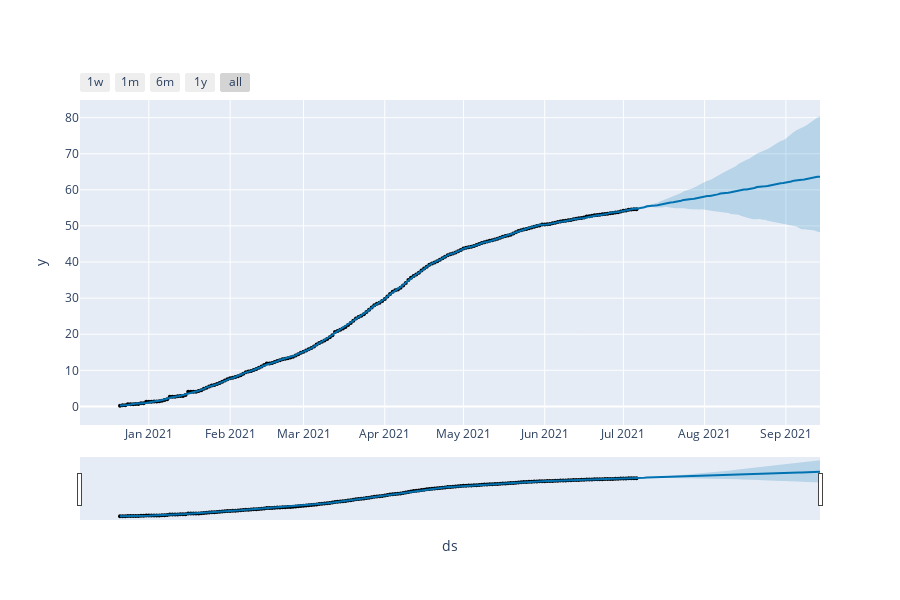

Notebook code for this chart:
### Code cell
#China, India, US, Indonesia, Pakistan
fbprophet_predict_and_plot(data = data, 
                           region_column = 'country',
                           region = 'United States',
                           vaccination_metric = 'people_vaccinated_per_hundred',
                           future_days = 70,
                          )

### Figure 1 — Plotly figure (JSON) as saved in the notebook; plotly's stock layout.template omitted (floating-point values rounded to 4 significant figures; data arrays with more than 128 entries replaced by an {"elided": "..."} marker saying what was removed)
{"data": [{"marker": {"color": "black", "size": 4}, "mode": "markers", "name": "Actual", "type": "scatter", "x": {"elided": "198 str values"}, "y": {"elided": "198 float values"}}, {"hoverinfo": "skip", "line": {"width": 0}, "mode": "lines", "type": "scatter", "x": {"elided": "268 str values"}, "y": {"elided": "268 float values"}}, {"fill": "tonexty", "fillcolor": "rgba(0, 114, 178, 0.2)", "line": {"color": "#0072B2", "width": 2}, "mode": "lines", "name": "Predicted", "type": "scatter", "x": {"elided": "268 str values"}, "y": {"elided": "268 float values"}}, {"fill": "tonexty", "fillcolor": "rgba(0, 114, 178, 0.2)", "hoverinfo": "skip", "line": {"width": 0}, "mode": "lines", "type": "scatter", "x": {"elided": "268 str values"}, "y": {"elided": "268 float values"}}], "layout": {"height": 600, "showlegend": false, "width": 900, "xaxis": {"rangeselector": {"buttons": [{"count": 7, "label": "1w", "step": "day", "stepmode": "backward"}, {"count": 1, "label": "1m", "step": "month", "stepmode": "backward"}, {"count": 6, "label": "6m", "step": "month", "stepmode": "backward"}, {"count": 1, "label": "1y", "step": "year", "stepmode": "backward"}, {"step": "all"}]}, "rangeslider": {"visible": true}, "title": {"text": "ds"}, "type": "date"}, "yaxis": {"title": {"text": "y"}}}}
